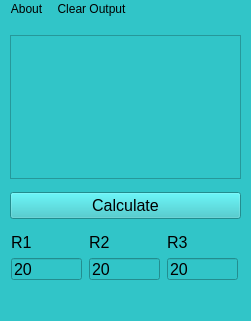
<?xml version="1.0" encoding="UTF-8"?>
<ui version="4.0">
 <class>MainWindow</class>
 <widget class="QMainWindow" name="MainWindow">
  <property name="geometry">
   <rect>
    <x>0</x>
    <y>0</y>
    <width>251</width>
    <height>321</height>
   </rect>
  </property>
  <property name="windowTitle">
   <string>Расчет параллельного сопротивления</string>
  </property>
  <property name="styleSheet">
   <string notr="true">background-color: rgb(49, 197, 200);</string>
  </property>
  <widget class="QWidget" name="centralwidget">
   <property name="palette">
    <palette>
     <active/>
     <inactive/>
     <disabled/>
    </palette>
   </property>
   <layout class="QGridLayout" name="gridLayout_4">
    <item row="1" column="0">
     <widget class="QPushButton" name="pushButton_calc">
      <property name="font">
       <font>
        <pointsize>12</pointsize>
       </font>
      </property>
      <property name="text">
       <string>Calculate</string>
      </property>
     </widget>
    </item>
    <item row="0" column="0">
     <widget class="QPlainTextEdit" name="plainTextOutput">
      <property name="maximumSize">
       <size>
        <width>231</width>
        <height>144</height>
       </size>
      </property>
      <property name="toolTipDuration">
       <number>-1</number>
      </property>
      <property name="styleSheet">
       <string notr="true">alternate-background-color: rgb(170, 255, 255);</string>
      </property>
      <property name="verticalScrollBarPolicy">
       <enum>Qt::ScrollBarAsNeeded</enum>
      </property>
      <property name="horizontalScrollBarPolicy">
       <enum>Qt::ScrollBarAsNeeded</enum>
      </property>
      <property name="sizeAdjustPolicy">
       <enum>QAbstractScrollArea::AdjustToContents</enum>
      </property>
      <property name="readOnly">
       <bool>true</bool>
      </property>
      <property name="plainText">
       <string/>
      </property>
      <property name="overwriteMode">
       <bool>true</bool>
      </property>
      <property name="maximumBlockCount">
       <number>5</number>
      </property>
     </widget>
    </item>
    <item row="2" column="0">
     <layout class="QHBoxLayout" name="horizontalLayout">
      <item>
       <layout class="QGridLayout" name="gridLayout_3">
        <item row="0" column="0">
         <widget class="QLabel" name="label_r1">
          <property name="maximumSize">
           <size>
            <width>49</width>
            <height>20</height>
           </size>
          </property>
          <property name="font">
           <font>
            <pointsize>12</pointsize>
           </font>
          </property>
          <property name="text">
           <string>R1</string>
          </property>
         </widget>
        </item>
        <item row="1" column="0">
         <widget class="QLineEdit" name="lineEdit_r1">
          <property name="maximumSize">
           <size>
            <width>71</width>
            <height>22</height>
           </size>
          </property>
          <property name="font">
           <font>
            <pointsize>12</pointsize>
           </font>
          </property>
          <property name="text">
           <string>20</string>
          </property>
         </widget>
        </item>
       </layout>
      </item>
      <item>
       <layout class="QGridLayout" name="gridLayout_2">
        <item row="0" column="0">
         <widget class="QLabel" name="label_r2">
          <property name="maximumSize">
           <size>
            <width>49</width>
            <height>20</height>
           </size>
          </property>
          <property name="font">
           <font>
            <pointsize>12</pointsize>
           </font>
          </property>
          <property name="text">
           <string>R2</string>
          </property>
         </widget>
        </item>
        <item row="1" column="0">
         <widget class="QLineEdit" name="lineEdit_r2">
          <property name="maximumSize">
           <size>
            <width>71</width>
            <height>22</height>
           </size>
          </property>
          <property name="font">
           <font>
            <pointsize>12</pointsize>
           </font>
          </property>
          <property name="text">
           <string>20</string>
          </property>
         </widget>
        </item>
       </layout>
      </item>
      <item>
       <layout class="QGridLayout" name="gridLayout">
        <item row="2" column="0">
         <widget class="QLineEdit" name="lineEdit_r3">
          <property name="maximumSize">
           <size>
            <width>71</width>
            <height>22</height>
           </size>
          </property>
          <property name="font">
           <font>
            <pointsize>12</pointsize>
           </font>
          </property>
          <property name="text">
           <string>20</string>
          </property>
         </widget>
        </item>
        <item row="1" column="0">
         <widget class="QLabel" name="label_r3">
          <property name="maximumSize">
           <size>
            <width>49</width>
            <height>20</height>
           </size>
          </property>
          <property name="font">
           <font>
            <pointsize>12</pointsize>
           </font>
          </property>
          <property name="text">
           <string>R3</string>
          </property>
         </widget>
        </item>
       </layout>
      </item>
     </layout>
    </item>
   </layout>
  </widget>
  <widget class="QMenuBar" name="menubar">
   <property name="geometry">
    <rect>
     <x>0</x>
     <y>0</y>
     <width>251</width>
     <height>22</height>
    </rect>
   </property>
   <widget class="QMenu" name="menuAbout">
    <property name="title">
     <string>About</string>
    </property>
    <addaction name="actionCredits"/>
   </widget>
   <widget class="QMenu" name="menuClear_Output">
    <property name="title">
     <string>Clear Output</string>
    </property>
    <addaction name="actionClear_Plain_Text_Bar"/>
   </widget>
   <addaction name="menuAbout"/>
   <addaction name="menuClear_Output"/>
  </widget>
  <widget class="QStatusBar" name="statusbar"/>
  <action name="actionCredits">
   <property name="text">
    <string>Credits</string>
   </property>
  </action>
  <action name="actionClear_Plain_Text_Bar">
   <property name="text">
    <string>Clear Plain Text Bar</string>
   </property>
  </action>
 </widget>
 <tabstops>
  <tabstop>pushButton_calc</tabstop>
  <tabstop>lineEdit_r2</tabstop>
  <tabstop>lineEdit_r1</tabstop>
  <tabstop>plainTextOutput</tabstop>
 </tabstops>
 <resources/>
 <connections/>
</ui>
